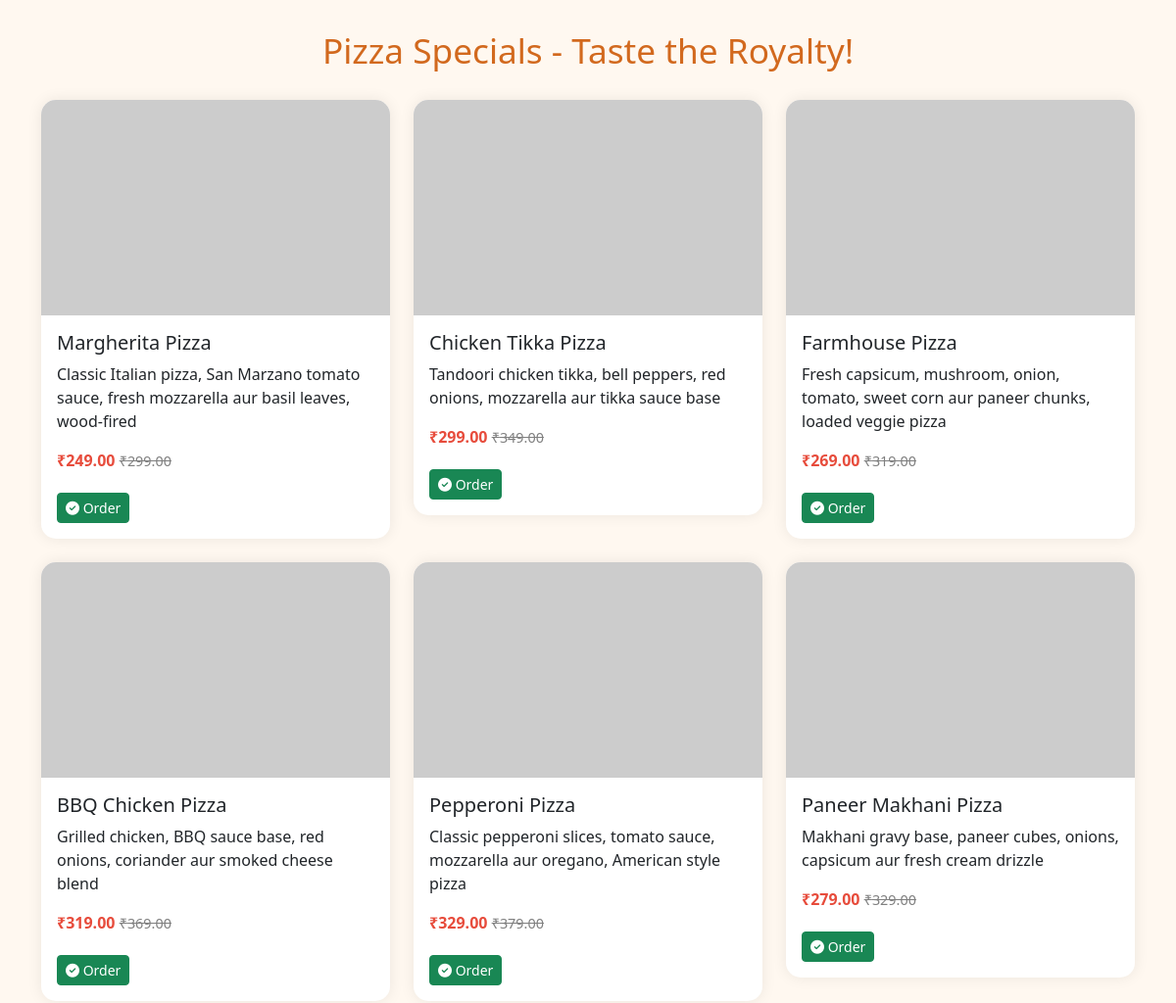
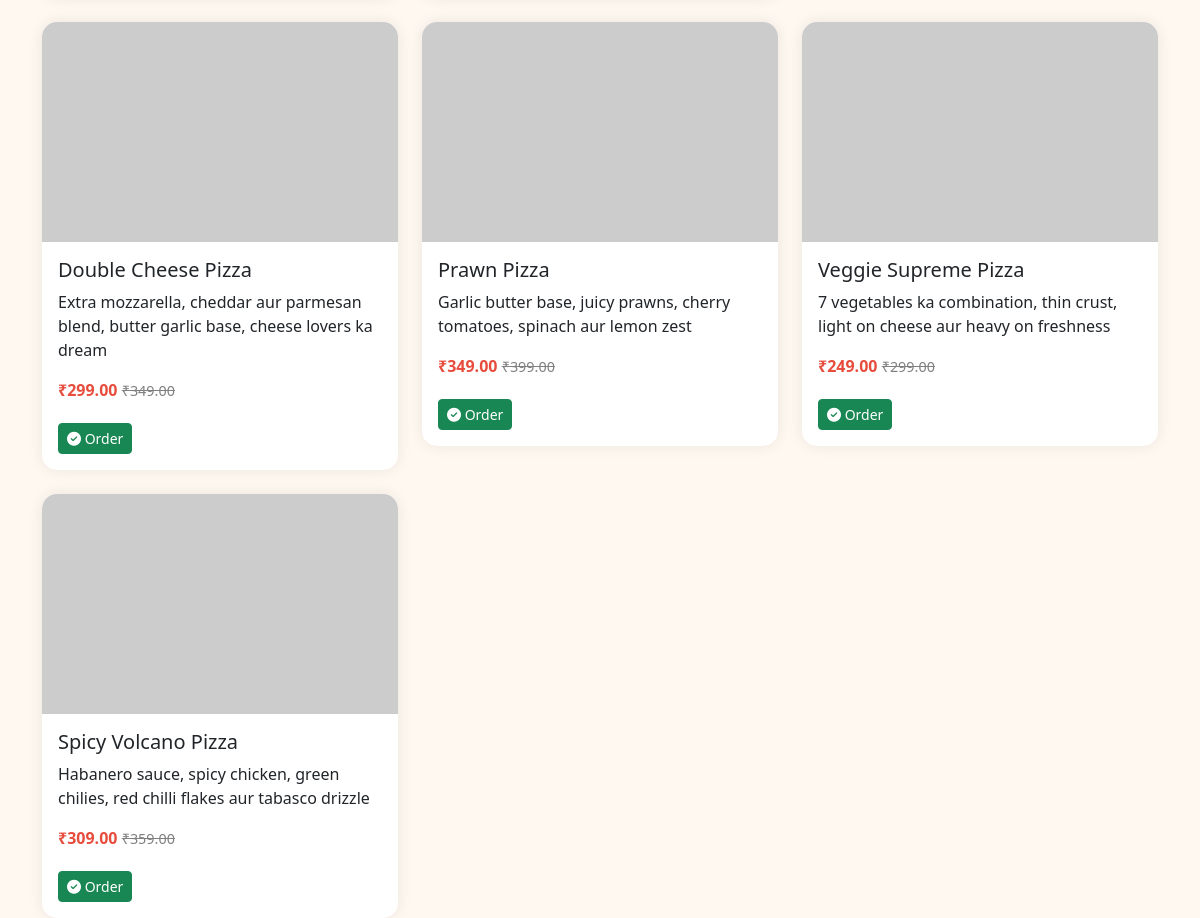
Page /pizza.php on the committed database (2 pictures, top to bottom).
### tables this page shows
CREATE TABLE IF NOT EXISTS `biryanis` (
    `id`          INT(11) NOT NULL AUTO_INCREMENT,
    `food_name`   VARCHAR(200) NOT NULL,
    `image`       VARCHAR(300) DEFAULT NULL,
    `description` TEXT DEFAULT NULL,
    `price`       DECIMAL(10,2) NOT NULL DEFAULT 0.00,
    `offer_price` DECIMAL(10,2) DEFAULT 0.00,
    `category`    VARCHAR(100) DEFAULT 'biryani',
    `created_at`  TIMESTAMP DEFAULT CURRENT_TIMESTAMP,
    PRIMARY KEY (`id`)
);

### pizza.php (the view, shortened to what this page needs)
<?php
$conn = mysqli_connect("localhost", "root", "", "fooddb");
$sql = "SELECT * FROM biryanis WHERE category='pizza'";
$result = mysqli_query($conn, $sql);
?>
<!DOCTYPE html>
<html lang="en">
<head>
  <link href="https://cdn.jsdelivr.net/npm/bootstrap@5.3.3/dist/css/bootstrap.min.css" rel="stylesheet">
  <link rel="stylesheet" href="https://cdnjs.cloudflare.com/ajax/libs/font-awesome/6.5.0/css/all.min.css">
</head>
<body>
<div class="container">
  <h2 class="heading">Pizza Specials - Taste the Royalty!</h2>
  <div class="row g-4">
    <?php while($row = mysqli_fetch_assoc($result)): ?>
      <div class="col-md-4 col-sm-6">
        <div class="card">
          <img src="<?= htmlspecialchars($row['image']); ?>" alt="<?= htmlspecialchars($row['food_name']); ?>" class="food-img">
          <div class="card-body">
            <h5 class="card-title"><?= htmlspecialchars($row['food_name']); ?></h5>
            <p class="card-text"><?= htmlspecialchars($row['description']); ?></p>
            <p>
              <span class="price">₹<?= $row['offer_price']; ?></span>
              <span class="original-price">₹<?= $row['price']; ?></span>
            </p>
            <div class="btns">
              <a href="order.php?id=<?= $row['id']; ?>" class="btn btn-success btn-sm"><i class="fas fa-check-circle"></i> Order</a>
            </div>
          </div>
        </div>
      </div>
    <?php endwhile; ?>
  </div>
</div>
</body>
</html>

### pizza.php (style rules this page uses)
body { background: #fff8f0; font-family: 'Segoe UI', sans-serif; }
h2.heading { text-align: center; margin: 30px 0; font-size: 2.2rem; color: #d2691e; position: relative; animation: slideUp 1s ease-out; }
.card { border: none; border-radius: 15px; box-shadow: 0 0 15px rgba(0,0,0,0.08); transition: transform 0.3s ease; overflow: hidden; }
.food-img { height: 220px; width: 100%; object-fit: cover; }
.price { color: #e74c3c; font-weight: bold; }
.original-price { text-decoration: line-through; color: grey; font-size: 0.9rem; }
.btns a { margin: 5px 5px 0 0; }

### rows in the picture
biryanis: food_name "Margherita Pizza", description "Classic Italian pizza, San Marzano tomato sauce, fresh mozzarella aur basil leaves, wood-fired", offer_price "249.00", price "299.00"
biryanis: food_name "Chicken Tikka Pizza", description "Tandoori chicken tikka, bell peppers, red onions, mozzarella aur tikka sauce base", offer_price "299.00", price "349.00"
biryanis: food_name "Farmhouse Pizza", description "Fresh capsicum, mushroom, onion, tomato, sweet corn aur paneer chunks, loaded veggie pizza", offer_price "269.00", price "319.00"
biryanis: food_name "BBQ Chicken Pizza", description "Grilled chicken, BBQ sauce base, red onions, coriander aur smoked cheese blend", offer_price "319.00", price "369.00"
biryanis: food_name "Pepperoni Pizza", description "Classic pepperoni slices, tomato sauce, mozzarella aur oregano, American style pizza", offer_price "329.00", price "379.00"
biryanis: food_name "Paneer Makhani Pizza", description "Makhani gravy base, paneer cubes, onions, capsicum aur fresh cream drizzle", offer_price "279.00", price "329.00"
biryanis: food_name "Double Cheese Pizza", description "Extra mozzarella, cheddar aur parmesan blend, butter garlic base, cheese lovers ka dream", offer_price "299.00", price "349.00"
biryanis: food_name "Prawn Pizza", description "Garlic butter base, juicy prawns, cherry tomatoes, spinach aur lemon zest", offer_price "349.00", price "399.00"
biryanis: food_name "Veggie Supreme Pizza", description "7 vegetables ka combination, thin crust, light on cheese aur heavy on freshness", offer_price "249.00", price "299.00"
biryanis: food_name "Spicy Volcano Pizza", description "Habanero sauce, spicy chicken, green chilies, red chilli flakes aur tabasco drizzle", offer_price "309.00", price "359.00"
